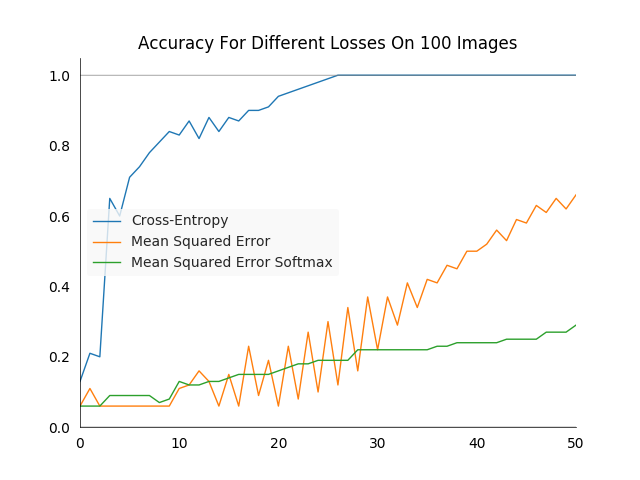

Source code (Python):
import prettyplotlib as ppl
import numpy as np
import matplotlib.pyplot as plt

x_left, x_right = 0, 50
y_bottom, y_top = 0, 1.05

fig, ax = plt.subplots(1)
plt.ylim(top=y_top, bottom=y_bottom)
plt.xlim(left=x_left, right=x_right)

ax.set_title('Accuracy for different losses on 100 images')

x_values = [i for i in range(51)]
accuracy_ce = [0.13, 0.21, 0.2, 0.65, 0.6, 0.71, 0.74, 0.78, 0.81, 0.84, 0.83, 0.87, 0.82, 0.88, 0.84, 0.88, 0.87, 0.9, 0.9, 0.91, 0.94, 0.95, 0.96, 0.97, 0.98, 0.99, 1.0, 1.0, 1.0, 1.0, 1.0, 1.0, 1.0, 1.0, 1.0, 1.0, 1.0, 1.0, 1.0, 1.0, 1.0, 1.0, 1.0, 1.0, 1.0, 1.0, 1.0, 1.0, 1.0, 1.0, 1.0]
accuracy_mse = [0.06, 0.11, 0.06, 0.06, 0.06, 0.06, 0.06, 0.06, 0.06, 0.06, 0.11, 0.12, 0.16, 0.13, 0.06, 0.15, 0.06, 0.23, 0.09, 0.19, 0.06, 0.23, 0.08, 0.27, 0.1, 0.3, 0.12, 0.34, 0.16, 0.37, 0.22, 0.37, 0.29, 0.41, 0.34, 0.42, 0.41, 0.46, 0.45, 0.5, 0.5, 0.52, 0.56, 0.53, 0.59, 0.58, 0.63, 0.61, 0.65, 0.62, 0.66]
accuracy_mses = [0.06, 0.06, 0.06, 0.09, 0.09, 0.09, 0.09, 0.09, 0.07, 0.08, 0.13, 0.12, 0.12, 0.13, 0.13, 0.14, 0.15, 0.15, 0.15, 0.15, 0.16, 0.17, 0.18, 0.18, 0.19, 0.19, 0.19, 0.19, 0.22, 0.22, 0.22, 0.22, 0.22, 0.22, 0.22, 0.22, 0.23, 0.23, 0.24, 0.24, 0.24, 0.24, 0.24, 0.25, 0.25, 0.25, 0.25, 0.27, 0.27, 0.27, 0.29]


x = np.arange(x_left, x_right, 0.01)
ppl.plot(ax, x_values, accuracy_ce, label='Cross-Entropy', linewidth=1.0)
ppl.plot(ax, x_values, accuracy_mse, label='Mean Squared Error', linewidth=1.0)
ppl.plot(ax, x_values, accuracy_mses, label='Mean Squared Error Softmax', linewidth=1.0)
ppl.plot(ax, x, 0*x, label="", linewidth=0.5, color='black')
ppl.plot(ax, x, 0*x+1, label="", linewidth=0.5, color='grey')

ppl.legend(ax)

fig.savefig('training_accuracy_multiple_losses.png')
